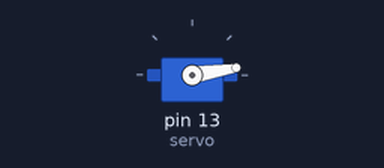
The sketch below on a simulated Arduino Uno, built with avr-gcc and run on an emulated ATmega328P. Shown: servo.

Above: at 0.15 s.
At 1.35 s:
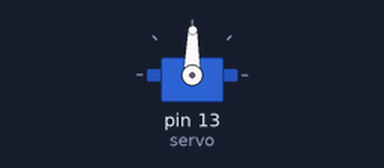
At 2.8 s:
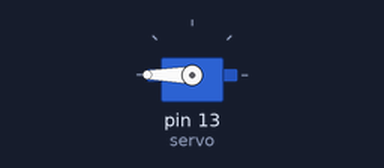
At 25.0 s:
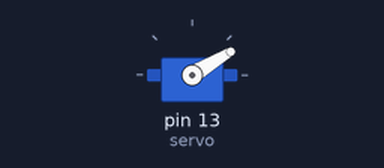
Timing chart, 0 to 27.0 s (numbered marks = the images above):
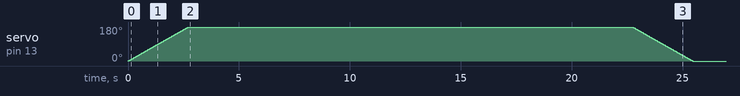

The sketch:

ServoMotor.ino
```cpp
#include <Servo.h>

Servo servo;

void setup() {
  servo.setPeriodHertz(50); // Set the PWM frequency to 50Hz
  servo.attach(13); // Attach the servo to pin 13
}

void loop() {
  // Rotate the servo 180 degrees clockwise
  for (int angle = 0; angle <= 180; angle += 1) {
    servo.write(angle);
    delay(15); // Delay between degree
  }
  delay(20000); // Wait for 20 seconds at the end position
  // Bring back the servo to the initial position
  for (int angle = 180; angle >= 0; angle -= 1) {
    servo.write(angle);
    delay(15);
  }
  delay(20000);
}
```

Measured:
- by itself, servo on pin 13 (servo): rises from 0° to 180° in 2.7 s, then falls to 0° in 22.7 s
